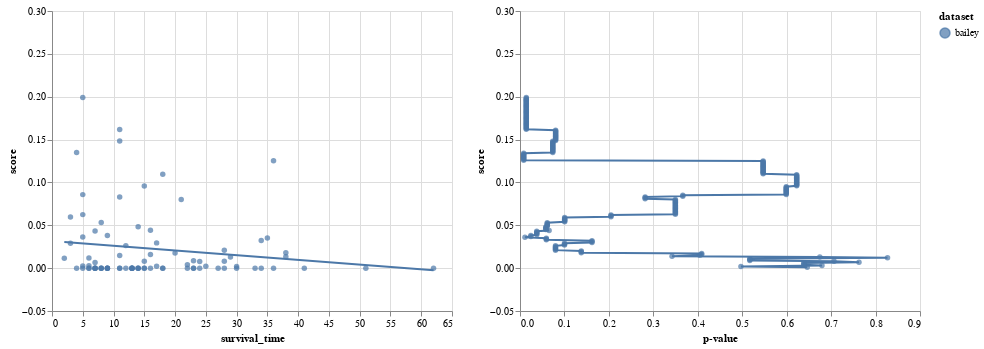

Notebook source saved alongside this figure:
### Code cell
t = clinical_df.copy()
t = t[t['dataset']=='bailey']
# t = t.loc[[s for s in t.index if s != 'SA411841']]
t = t[['survival_time', 'sample_id', 'score', 'dataset', 'status']]
c1 = marked_survival_chart(t, 'score', interval=np.asarray(range(0, 300, 1)) / 1000.)

c2 = alt.Chart(t).mark_circle().encode(
    y='score',
    x='survival_time',
    color='dataset',
    tooltip=['sample_id']
)
c2 = c2 + c2.transform_regression('survival_time', 'score', groupby=['dataset']).mark_line()


(c2 | c1).resolve_scale(y='shared')

### Figure 1 — Vega-Lite specification as saved in the notebook (floating-point values rounded to 4 significant figures; data arrays with more than 128 entries replaced by an {"elided": "..."} marker saying what was removed)
{"config": {"view": {"continuousWidth": 400, "continuousHeight": 300}}, "hconcat": [{"layer": [{"mark": "circle", "encoding": {"color": {"type": "nominal", "field": "dataset"}, "tooltip": [{"type": "nominal", "field": "sample_id"}], "x": {"type": "quantitative", "field": "survival_time"}, "y": {"type": "quantitative", "field": "score"}}}, {"mark": "line", "encoding": {"color": {"type": "nominal", "field": "dataset"}, "tooltip": [{"type": "nominal", "field": "sample_id"}], "x": {"type": "quantitative", "field": "survival_time"}, "y": {"type": "quantitative", "field": "score"}}, "transform": [{"on": "survival_time", "regression": "score", "groupby": ["dataset"]}]}], "data": {"name": "data-de02c72fab641962500b4708be1cb21d"}}, {"layer": [{"mark": "line", "encoding": {"order": {"type": "quantitative", "field": "score"}, "x": {"type": "quantitative", "field": "p-value"}, "y": {"type": "quantitative", "field": "score"}}}, {"mark": "circle", "encoding": {"tooltip": [{"type": "quantitative", "field": "p-value"}, {"type": "quantitative", "field": "score"}], "x": {"type": "quantitative", "field": "p-value"}, "y": {"type": "quantitative", "field": "score"}}}], "data": {"name": "data-d680c26b39f21011c3c256119da8b13d"}}], "resolve": {"scale": {"y": "shared"}}, "$schema": "https://vega.github.io/schema/vega-lite/v4.8.1.json", "datasets": {"data-de02c72fab641962500b4708be1cb21d": [{"survival_time": 62, "sample_id": "SA407858", "score": 0.0, "dataset": "bailey", "status": 2.0}, {"survival_time": 23, "sample_id": "SA408414", "score": 0.00875, "dataset": "bailey", "status": 2.0}, {"survival_time": 11, "sample_id": "SA408530", "score": 0.08303, "dataset": "bailey", "status": 2.0}, {"survival_time": 8, "sample_id": "SA408570", "score": 0.05315, "dataset": "bailey", "status": 2.0}, {"survival_time": 25, "sample_id": "SA408758", "score": 0.00218, "dataset": "bailey", "status": 2.0}, {"survival_time": 7, "sample_id": "SA408867", "score": 0.04325, "dataset": "bailey", "status": 2.0}, {"survival_time": 7, "sample_id": "SA409775", "score": 0.0, "dataset": "bailey", "status": 2.0}, {"survival_time": 17, "sample_id": "SA409923", "score": 0.002241, "dataset": "bailey", "status": 2.0}, {"survival_time": 4, "sample_id": "SA409990", "score": 0.1349, "dataset": "bailey", "status": 2.0}, {"survival_time": 14, "sample_id": "SA410103", "score": 0.0, "dataset": "bailey", "status": 2.0}, {"survival_time": 13, "sample_id": "SA410118", "score": 0.0, "dataset": "bailey", "status": 2.0}, {"survival_time": 23, "sample_id": "SA410311", "score": 0.0, "dataset": "bailey", "status": 2.0}, {"survival_time": 38, "sample_id": "SA410566", "score": 0.01795, "dataset": "bailey", "status": 2.0}, {"survival_time": 12, "sample_id": "SA410742", "score": 0.0, "dataset": "bailey", "status": 2.0}, {"survival_time": 30, "sample_id": "SA410750", "score": 0.00196, "dataset": "bailey", "status": 1.0}, {"survival_time": 33, "sample_id": "SA410758", "score": 0.0, "dataset": "bailey", "status": 1.0}, {"survival_time": 28, "sample_id": "SA410763", "score": 0.0, "dataset": "bailey", "status": 1.0}, {"survival_time": 17, "sample_id": "SA410859", "score": 0.02948, "dataset": "bailey", "status": 2.0}, {"survival_time": 23, "sample_id": "SA410883", "score": 0.0, "dataset": "bailey", "status": 2.0}, {"survival_time": 7, "sample_id": "SA410899", "score": 0.006582, "dataset": "bailey", "status": 2.0}, {"survival_time": 3, "sample_id": "SA410911", "score": 0.05976, "dataset": "bailey", "status": 2.0}, {"survival_time": 22, "sample_id": "SA410933", "score": 0.0, "dataset": "bailey", "status": 1.0}, {"survival_time": 5, "sample_id": "SA410977", "score": 0.08577, "dataset": "bailey", "status": 2.0}, {"survival_time": 34, "sample_id": "SA411001", "score": 0.03216, "dataset": "bailey", "status": 1.0}, {"survival_time": 18, "sample_id": "SA411025", "score": 0.1096, "dataset": "bailey", "status": 2.0}, {"survival_time": 30, "sample_id": "SA411029", "score": 0.0, "dataset": "bailey", "status": 1.0}, {"survival_time": 12, "sample_id": "SA411189", "score": 0.02627, "dataset": "bailey", "status": 2.0}, {"survival_time": 35, "sample_id": "SA411209", "score": 0.03519, "dataset": "bailey", "status": 1.0}, {"survival_time": 27, "sample_id": "SA411241", "score": 0.0, "dataset": "bailey", "status": 1.0}, {"survival_time": 16, "sample_id": "SA411305", "score": 0.04432, "dataset": "bailey", "status": 2.0}, {"survival_time": 22, "sample_id": "SA411397", "score": 0.003828, "dataset": "bailey", "status": 1.0}, {"survival_time": 13, "sample_id": "SA411406", "score": 0.0, "dataset": "bailey", "status": 2.0}, {"survival_time": 29, "sample_id": "SA411430", "score": 0.01288, "dataset": "bailey", "status": 1.0}, {"survival_time": 6, "sample_id": "SA411557", "score": 0.002864, "dataset": "bailey", "status": 2.0}, {"survival_time": 28, "sample_id": "SA411578", "score": 0.008169, "dataset": "bailey", "status": 1.0}, {"survival_time": 11, "sample_id": "SA411682", "score": 0.1483, "dataset": "bailey", "status": 2.0}, {"survival_time": 15, "sample_id": "SA411709", "score": 0.09595, "dataset": "bailey", "status": 2.0}, {"survival_time": 24, "sample_id": "SA411721", "score": 0.00774, "dataset": "bailey", "status": 1.0}, {"survival_time": 14, "sample_id": "SA411745", "score": 0.0, "dataset": "bailey", "status": 2.0}, {"survival_time": 20, "sample_id": "SA411769", "score": 0.01764, "dataset": "bailey", "status": 1.0}, {"survival_time": 9, "sample_id": "SA411797", "score": 0.0, "dataset": "bailey", "status": 2.0}, {"survival_time": 18, "sample_id": "SA411833", "score": 0.0, "dataset": "bailey", "status": 1.0}, {"survival_time": 36, "sample_id": "SA411841", "score": 0.1254, "dataset": "bailey", "status": 2.0}, {"survival_time": 9, "sample_id": "SA411923", "score": 0.0, "dataset": "bailey", "status": 2.0}, {"survival_time": 15, "sample_id": "SA412003", "score": 0.007989, "dataset": "bailey", "status": 2.0}, {"survival_time": 5, "sample_id": "SA412060", "score": 0.1991, "dataset": "bailey", "status": 2.0}, {"survival_time": 38, "sample_id": "SA412076", "score": 0.01331, "dataset": "bailey", "status": 1.0}, {"survival_time": 6, "sample_id": "SA412268", "score": 0.01173, "dataset": "bailey", "status": 2.0}, {"survival_time": 21, "sample_id": "SA412299", "score": 0.0802, "dataset": "bailey", "status": 2.0}, {"survival_time": 14, "sample_id": "SA518492", "score": 0.04838, "dataset": "bailey", "status": 2.0}, {"survival_time": 11, "sample_id": "SA518603", "score": 0.0, "dataset": "bailey", "status": 1.0}, {"survival_time": 8, "sample_id": "SA518614", "score": 0.0, "dataset": "bailey", "status": 2.0}, {"survival_time": 13, "sample_id": "SA518615", "score": 0.0, "dataset": "bailey", "status": 1.0}, {"survival_time": 9, "sample_id": "SA518624", "score": 0.0, "dataset": "bailey", "status": 1.0}, {"survival_time": 16, "sample_id": "SA518630", "score": 0.0, "dataset": "bailey", "status": 2.0}, {"survival_time": 11, "sample_id": "SA518633", "score": 0.1619, "dataset": "bailey", "status": 2.0}, {"survival_time": 2, "sample_id": "SA518637", "score": 0.0116, "dataset": "bailey", "status": 1.0}, {"survival_time": 13, "sample_id": "SA518665", "score": 0.0, "dataset": "bailey", "status": 1.0}, {"survival_time": 6, "sample_id": "SA518689", "score": 0.0, "dataset": "bailey", "status": 1.0}, {"survival_time": 9, "sample_id": "SA518695", "score": 0.0, "dataset": "bailey", "status": 1.0}, {"survival_time": 7, "sample_id": "SA518701", "score": 0.0, "dataset": "bailey", "status": 1.0}, {"survival_time": 7, "sample_id": "SA518704", "score": 0.0, "dataset": "bailey", "status": 2.0}, {"survival_time": 11, "sample_id": "SA518712", "score": 0.01462, "dataset": "bailey", "status": 1.0}, {"survival_time": 15, "sample_id": "SA518716", "score": 0.0, "dataset": "bailey", "status": 2.0}, {"survival_time": 5, "sample_id": "SA518724", "score": 0.002448, "dataset": "bailey", "status": 2.0}, {"survival_time": 51, "sample_id": "SA518750", "score": 0.0, "dataset": "bailey", "status": 2.0}, {"survival_time": 14, "sample_id": "SA518806", "score": 0.0, "dataset": "bailey", "status": 2.0}, {"survival_time": 5, "sample_id": "SA518851", "score": 0.06245, "dataset": "bailey", "status": 2.0}, {"survival_time": 5, "sample_id": "SA518854", "score": 0.0, "dataset": "bailey", "status": 1.0}, {"survival_time": 4, "sample_id": "SA518868", "score": 0.0, "dataset": "bailey", "status": 1.0}, {"survival_time": 6, "sample_id": "SA518873", "score": 0.0, "dataset": "bailey", "status": 1.0}, {"survival_time": 7, "sample_id": "SA518878", "score": 0.0, "dataset": "bailey", "status": 1.0}, {"survival_time": 28, "sample_id": "SA528675", "score": 0.02098, "dataset": "bailey", "status": 1.0}, {"survival_time": 24, "sample_id": "SA528676", "score": 0.0, "dataset": "bailey", "status": 1.0}, {"survival_time": 5, "sample_id": "SA528677", "score": 0.03635, "dataset": "bailey", "status": 2.0}, {"survival_time": 41, "sample_id": "SA528687", "score": 0.0, "dataset": "bailey", "status": 2.0}, {"survival_time": 3, "sample_id": "SA528695", "score": 0.02908, "dataset": "bailey", "status": 2.0}, {"survival_time": 11, "sample_id": "SA528701", "score": 0.0, "dataset": "bailey", "status": 2.0}, {"survival_time": 16, "sample_id": "SA528709", "score": 0.01594, "dataset": "bailey", "status": 1.0}, {"survival_time": 8, "sample_id": "SA528711", "score": 0.0, "dataset": "bailey", "status": 2.0}, {"survival_time": 18, "sample_id": "SA528755", "score": 0.0, "dataset": "bailey", "status": 1.0}, {"survival_time": 9, "sample_id": "SA528761", "score": 0.038, "dataset": "bailey", "status": 2.0}, {"survival_time": 36, "sample_id": "SA528763", "score": 0.0, "dataset": "bailey", "status": 2.0}, {"survival_time": 8, "sample_id": "SA528766", "score": 0.0, "dataset": "bailey", "status": 2.0}, {"survival_time": 15, "sample_id": "SA528767", "score": 0.0, "dataset": "bailey", "status": 2.0}, {"survival_time": 34, "sample_id": "SA528768", "score": 0.0, "dataset": "bailey", "status": 2.0}, {"survival_time": 13, "sample_id": "SA528769", "score": 0.0, "dataset": "bailey", "status": 2.0}], "data-d680c26b39f21011c3c256119da8b13d": {"elided": "300 records"}}}
